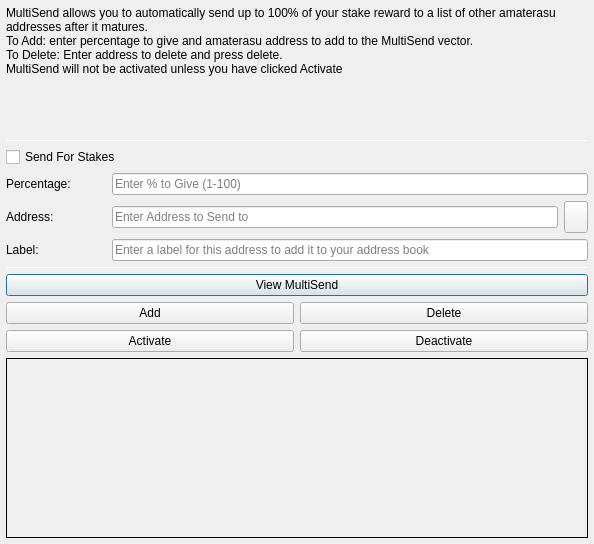
<?xml version="1.0" encoding="UTF-8"?>
<ui version="4.0">
 <class>MultiSendDialog</class>
 <widget class="QDialog" name="MultiSendDialog">
  <property name="windowModality">
   <enum>Qt::NonModal</enum>
  </property>
  <property name="geometry">
   <rect>
    <x>0</x>
    <y>0</y>
    <width>594</width>
    <height>544</height>
   </rect>
  </property>
  <property name="windowTitle">
   <string>MultiSend</string>
  </property>
  <layout class="QVBoxLayout" name="verticalLayout" stretch="0">
   <property name="margin">
    <number>6</number>
   </property>
   <item>
    <layout class="QVBoxLayout" name="verticalLayout_Main" stretch="1,1,1,0,1,1,1">
     <item>
      <widget class="QLabel" name="label_2">
       <property name="lineWidth">
        <number>1</number>
       </property>
       <property name="text">
        <string>MultiSend allows you to automatically send up to 100% of your stake reward to a list of other amaterasu addresses after it matures.
To Add: enter percentage to give and amaterasu address to add to the MultiSend vector.
To Delete: Enter address to delete and press delete.
MultiSend will not be activated unless you have clicked Activate</string> <!--or masternode -->
       </property>
       <property name="alignment">
        <set>Qt::AlignLeading|Qt::AlignLeft|Qt::AlignTop</set>
       </property>
       <property name="wordWrap">
        <bool>true</bool>
       </property>
      </widget>
     </item>
     <item>
      <widget class="Line" name="line">
       <property name="minimumSize">
        <size>
         <width>0</width>
         <height>1</height>
        </size>
       </property>
       <property name="maximumSize">
        <size>
         <width>16777215</width>
         <height>1</height>
        </size>
       </property>
       <property name="orientation">
        <enum>Qt::Horizontal</enum>
       </property>
      </widget>
     </item>
     <item>
      <layout class="QVBoxLayout" name="verticalLayout_Settings">
       <item>
        <layout class="QHBoxLayout" name="horizontalLayout">
         <item>
          <widget class="QCheckBox" name="multiSendStakeCheckBox">
           <property name="text">
            <string>Send For Stakes</string>
           </property>
          </widget>
         </item>
         <!--
         <item>
          <widget class="QCheckBox" name="multiSendMasternodeCheckBox">
           <property name="text">
            <string>Send For Masternode Rewards</string>
           </property>
          </widget>
         </item>
         -->
        </layout>
       </item>
       <item>
        <layout class="QHBoxLayout" name="horizontalLayout_6">
         <item>
          <widget class="QLabel" name="label">
           <property name="minimumSize">
            <size>
             <width>100</width>
             <height>0</height>
            </size>
           </property>
           <property name="toolTip">
            <string>Percentage of stake to send</string>
           </property>
           <property name="text">
            <string>Percentage:</string>
           </property>
          </widget>
         </item>
         <item>
          <widget class="QLineEdit" name="multiSendPercentEdit">
           <property name="toolTip">
            <string>Enter whole numbers 1 - 100</string>
           </property>
           <property name="placeholderText">
            <string>Enter % to Give (1-100)</string>
           </property>
          </widget>
         </item>
        </layout>
       </item>
       <item>
        <layout class="QHBoxLayout" name="horizontalLayout_7">
         <item>
          <widget class="QLabel" name="label_5">
           <property name="minimumSize">
            <size>
             <width>100</width>
             <height>0</height>
            </size>
           </property>
           <property name="toolTip">
            <string>Address to send portion of stake to</string>
           </property>
           <property name="text">
            <string>Address:</string>
           </property>
          </widget>
         </item>
         <item>
          <widget class="QLineEdit" name="multiSendAddressEdit">
           <property name="toolTip">
            <string/>
           </property>
           <property name="placeholderText">
            <string>Enter Address to Send to</string>
           </property>
          </widget>
         </item>
         <item>
          <widget class="QToolButton" name="addressBookButton">
           <property name="maximumSize">
            <size>
             <width>16777215</width>
             <height>32</height>
            </size>
           </property>
           <property name="toolTip">
            <string>Choose an address from the address book</string>
           </property>
           <property name="text">
            <string/>
           </property>
           <property name="icon">
            <iconset resource="../amaterasu.qrc">
             <normaloff>:/icons/address-book</normaloff>:/icons/address-book</iconset>
           </property>
           <property name="shortcut">
            <string>Alt+A</string>
           </property>
          </widget>
         </item>
        </layout>
       </item>
      </layout>
     </item>
     <item>
      <layout class="QHBoxLayout" name="horizontalLayout_3">
       <item>
        <widget class="QLabel" name="label_3">
         <property name="minimumSize">
          <size>
           <width>100</width>
           <height>0</height>
          </size>
         </property>
         <property name="text">
          <string>Label:</string>
         </property>
        </widget>
       </item>
       <item>
        <widget class="QLineEdit" name="labelAddressLabelEdit">
         <property name="placeholderText">
          <string>Enter a label for this address to add it to your address book</string>
         </property>
        </widget>
       </item>
      </layout>
     </item>
     <item>
      <widget class="Line" name="line_2">
       <property name="minimumSize">
        <size>
         <width>0</width>
         <height>1</height>
        </size>
       </property>
       <property name="maximumSize">
        <size>
         <width>16777215</width>
         <height>1</height>
        </size>
       </property>
       <property name="orientation">
        <enum>Qt::Horizontal</enum>
       </property>
      </widget>
     </item>
     <item>
      <layout class="QVBoxLayout" name="verticalLayout_Buttons">
       <item>
        <layout class="QHBoxLayout" name="horizontalLayout_4">
         <item>
          <widget class="QPushButton" name="viewButton">
           <property name="toolTip">
            <string/>
           </property>
           <property name="statusTip">
            <string>View MultiSend Vector</string>
           </property>
           <property name="text">
            <string>View MultiSend</string>
           </property>
          </widget>
         </item>
        </layout>
       </item>
       <item>
        <layout class="QHBoxLayout" name="horizontalLayout_2">
         <item>
          <widget class="QPushButton" name="addButton">
           <property name="toolTip">
            <string/>
           </property>
           <property name="statusTip">
            <string>Add to MultiSend Vector</string>
           </property>
           <property name="text">
            <string>Add</string>
           </property>
          </widget>
         </item>
         <item>
          <widget class="QPushButton" name="deleteButton">
           <property name="toolTip">
            <string/>
           </property>
           <property name="statusTip">
            <string>Delete Address From MultiSend Vector</string>
           </property>
           <property name="text">
            <string>Delete</string>
           </property>
          </widget>
         </item>
        </layout>
       </item>
       <item>
        <layout class="QHBoxLayout" name="horizontalLayout_5">
         <item>
          <widget class="QPushButton" name="activateButton">
           <property name="statusTip">
            <string>Activate MultiSend</string>
           </property>
           <property name="text">
            <string>Activate</string>
           </property>
          </widget>
         </item>
         <item>
          <widget class="QPushButton" name="disableButton">
           <property name="statusTip">
            <string>Deactivate MultiSend</string>
           </property>
           <property name="text">
            <string>Deactivate</string>
           </property>
          </widget>
         </item>
        </layout>
       </item>
      </layout>
     </item>
     <item>
      <widget class="QLabel" name="message">
       <property name="minimumSize">
        <size>
         <width>0</width>
         <height>180</height>
        </size>
       </property>
       <property name="frameShape">
        <enum>QFrame::Panel</enum>
       </property>
       <property name="frameShadow">
        <enum>QFrame::Plain</enum>
       </property>
       <property name="lineWidth">
        <number>1</number>
       </property>
       <property name="midLineWidth">
        <number>1</number>
       </property>
       <property name="text">
        <string/>
       </property>
       <property name="alignment">
        <set>Qt::AlignLeading|Qt::AlignLeft|Qt::AlignTop</set>
       </property>
       <property name="wordWrap">
        <bool>true</bool>
       </property>
      </widget>
     </item>
    </layout>
   </item>
  </layout>
 </widget>
 <resources>
  <include location="../amaterasu.qrc"/>
 </resources>
 <connections/>
</ui>
